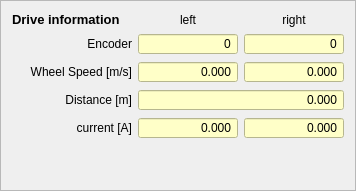
          <widget class="QFrame" name="frame_9">
           <property name="maximumSize">
            <size>
             <width>365</width>
             <height>16777215</height>
            </size>
           </property>
           <property name="frameShape">
            <enum>QFrame::StyledPanel</enum>
           </property>
           <property name="frameShadow">
            <enum>QFrame::Sunken</enum>
           </property>
           <layout class="QGridLayout" name="gridLayout_14">
            <item row="1" column="2">
             <widget class="QLabel" name="label_34">
              <property name="text">
               <string>right</string>
              </property>
              <property name="alignment">
               <set>Qt::AlignCenter</set>
              </property>
              <property name="buddy">
               <cstring>robot_wheel_radius_right</cstring>
              </property>
             </widget>
            </item>
            <item row="1" column="0">
             <widget class="QLabel" name="label_33">
              <property name="font">
               <font>
                <pointsize>10</pointsize>
                <weight>75</weight>
                <bold>true</bold>
               </font>
              </property>
              <property name="text">
               <string>Drive information</string>
              </property>
             </widget>
            </item>
            <item row="1" column="1">
             <widget class="QLabel" name="label_35">
              <property name="text">
               <string>left</string>
              </property>
              <property name="alignment">
               <set>Qt::AlignCenter</set>
              </property>
              <property name="buddy">
               <cstring>robot_wheel_radius_left</cstring>
              </property>
             </widget>
            </item>
            <item row="3" column="0">
             <widget class="QLabel" name="label_22">
              <property name="text">
               <string>Encoder</string>
              </property>
              <property name="alignment">
               <set>Qt::AlignRight|Qt::AlignTrailing|Qt::AlignVCenter</set>
              </property>
             </widget>
            </item>
            <item row="3" column="1">
             <widget class="QSpinBox" name="robot_enc_left">
              <property name="minimumSize">
               <size>
                <width>100</width>
                <height>0</height>
               </size>
              </property>
              <property name="styleSheet">
               <string notr="true">background-color: rgb(255, 255, 200);</string>
              </property>
              <property name="alignment">
               <set>Qt::AlignRight|Qt::AlignTrailing|Qt::AlignVCenter</set>
              </property>
              <property name="readOnly">
               <bool>true</bool>
              </property>
              <property name="buttonSymbols">
               <enum>QAbstractSpinBox::NoButtons</enum>
              </property>
              <property name="minimum">
               <number>-2147483647</number>
              </property>
              <property name="maximum">
               <number>2147483647</number>
              </property>
             </widget>
            </item>
            <item row="3" column="2">
             <widget class="QSpinBox" name="robot_enc_right">
              <property name="minimumSize">
               <size>
                <width>100</width>
                <height>0</height>
               </size>
              </property>
              <property name="styleSheet">
               <string notr="true">background-color: rgb(255, 255, 200);</string>
              </property>
              <property name="alignment">
               <set>Qt::AlignRight|Qt::AlignTrailing|Qt::AlignVCenter</set>
              </property>
              <property name="readOnly">
               <bool>true</bool>
              </property>
              <property name="buttonSymbols">
               <enum>QAbstractSpinBox::NoButtons</enum>
              </property>
              <property name="minimum">
               <number>-2147483647</number>
              </property>
              <property name="maximum">
               <number>2147483647</number>
              </property>
             </widget>
            </item>
            <item row="4" column="0">
             <widget class="QLabel" name="label_25">
              <property name="minimumSize">
               <size>
                <width>120</width>
                <height>0</height>
               </size>
              </property>
              <property name="text">
               <string>Wheel Speed [m/s]</string>
              </property>
              <property name="alignment">
               <set>Qt::AlignRight|Qt::AlignTrailing|Qt::AlignVCenter</set>
              </property>
              <property name="buddy">
               <cstring>robot_wheel_vel_left</cstring>
              </property>
             </widget>
            </item>
            <item row="4" column="2">
             <widget class="QDoubleSpinBox" name="robot_wheel_vel_right">
              <property name="minimumSize">
               <size>
                <width>100</width>
                <height>0</height>
               </size>
              </property>
              <property name="styleSheet">
               <string notr="true">background-color: rgb(255, 255, 200);</string>
              </property>
              <property name="locale">
               <locale language="C" country="AnyCountry"/>
              </property>
              <property name="alignment">
               <set>Qt::AlignRight|Qt::AlignTrailing|Qt::AlignVCenter</set>
              </property>
              <property name="readOnly">
               <bool>true</bool>
              </property>
              <property name="buttonSymbols">
               <enum>QAbstractSpinBox::NoButtons</enum>
              </property>
              <property name="decimals">
               <number>3</number>
              </property>
              <property name="minimum">
               <double>-100000.000000000000000</double>
              </property>
              <property name="maximum">
               <double>100000.000000000000000</double>
              </property>
             </widget>
            </item>
            <item row="4" column="1">
             <widget class="QDoubleSpinBox" name="robot_wheel_vel_left">
              <property name="minimumSize">
               <size>
                <width>100</width>
                <height>0</height>
               </size>
              </property>
              <property name="styleSheet">
               <string notr="true">background-color: rgb(255, 255, 200);</string>
              </property>
              <property name="locale">
               <locale language="C" country="AnyCountry"/>
              </property>
              <property name="alignment">
               <set>Qt::AlignRight|Qt::AlignTrailing|Qt::AlignVCenter</set>
              </property>
              <property name="readOnly">
               <bool>true</bool>
              </property>
              <property name="buttonSymbols">
               <enum>QAbstractSpinBox::NoButtons</enum>
              </property>
              <property name="decimals">
               <number>3</number>
              </property>
              <property name="minimum">
               <double>-100000.000000000000000</double>
              </property>
              <property name="maximum">
               <double>100000.000000000000000</double>
              </property>
             </widget>
            </item>
            <item row="5" column="1" colspan="2">
             <widget class="QDoubleSpinBox" name="robot_distance">
              <property name="styleSheet">
               <string notr="true">background-color: rgb(255, 255, 200);</string>
              </property>
              <property name="locale">
               <locale language="C" country="AnyCountry"/>
              </property>
              <property name="alignment">
               <set>Qt::AlignRight|Qt::AlignTrailing|Qt::AlignVCenter</set>
              </property>
              <property name="readOnly">
               <bool>true</bool>
              </property>
              <property name="buttonSymbols">
               <enum>QAbstractSpinBox::NoButtons</enum>
              </property>
              <property name="decimals">
               <number>3</number>
              </property>
              <property name="minimum">
               <double>-999999.000000000000000</double>
              </property>
              <property name="maximum">
               <double>999999.989999999990687</double>
              </property>
             </widget>
            </item>
            <item row="5" column="0">
             <widget class="QLabel" name="label_31">
              <property name="minimumSize">
               <size>
                <width>0</width>
                <height>0</height>
               </size>
              </property>
              <property name="text">
               <string>Distance [m]</string>
              </property>
              <property name="alignment">
               <set>Qt::AlignRight|Qt::AlignTrailing|Qt::AlignVCenter</set>
              </property>
             </widget>
            </item>
            <item row="7" column="1">
             <spacer name="verticalSpacer_8">
              <property name="orientation">
               <enum>Qt::Vertical</enum>
              </property>
              <property name="sizeHint" stdset="0">
               <size>
                <width>20</width>
                <height>40</height>
               </size>
              </property>
             </spacer>
            </item>
            <item row="6" column="1">
             <widget class="QDoubleSpinBox" name="robot_current_left">
              <property name="minimumSize">
               <size>
                <width>100</width>
                <height>0</height>
               </size>
              </property>
              <property name="styleSheet">
               <string notr="true">background-color: rgb(255, 255, 200);</string>
              </property>
              <property name="locale">
               <locale language="C" country="AnyCountry"/>
              </property>
              <property name="alignment">
               <set>Qt::AlignRight|Qt::AlignTrailing|Qt::AlignVCenter</set>
              </property>
              <property name="readOnly">
               <bool>true</bool>
              </property>
              <property name="buttonSymbols">
               <enum>QAbstractSpinBox::NoButtons</enum>
              </property>
              <property name="decimals">
               <number>3</number>
              </property>
              <property name="minimum">
               <double>-100000.000000000000000</double>
              </property>
              <property name="maximum">
               <double>100000.000000000000000</double>
              </property>
             </widget>
            </item>
            <item row="6" column="2">
             <widget class="QDoubleSpinBox" name="robot_current_right">
              <property name="minimumSize">
               <size>
                <width>100</width>
                <height>0</height>
               </size>
              </property>
              <property name="styleSheet">
               <string notr="true">background-color: rgb(255, 255, 200);</string>
              </property>
              <property name="locale">
               <locale language="C" country="AnyCountry"/>
              </property>
              <property name="alignment">
               <set>Qt::AlignRight|Qt::AlignTrailing|Qt::AlignVCenter</set>
              </property>
              <property name="readOnly">
               <bool>true</bool>
              </property>
              <property name="buttonSymbols">
               <enum>QAbstractSpinBox::NoButtons</enum>
              </property>
              <property name="decimals">
               <number>3</number>
              </property>
              <property name="minimum">
               <double>-100000.000000000000000</double>
              </property>
              <property name="maximum">
               <double>100000.000000000000000</double>
              </property>
             </widget>
            </item>
            <item row="6" column="0">
             <widget class="QLabel" name="label_41">
              <property name="minimumSize">
               <size>
                <width>0</width>
                <height>0</height>
               </size>
              </property>
              <property name="text">
               <string>current [A]</string>
              </property>
              <property name="alignment">
               <set>Qt::AlignRight|Qt::AlignTrailing|Qt::AlignVCenter</set>
              </property>
             </widget>
            </item>
           </layout>
          </widget>
